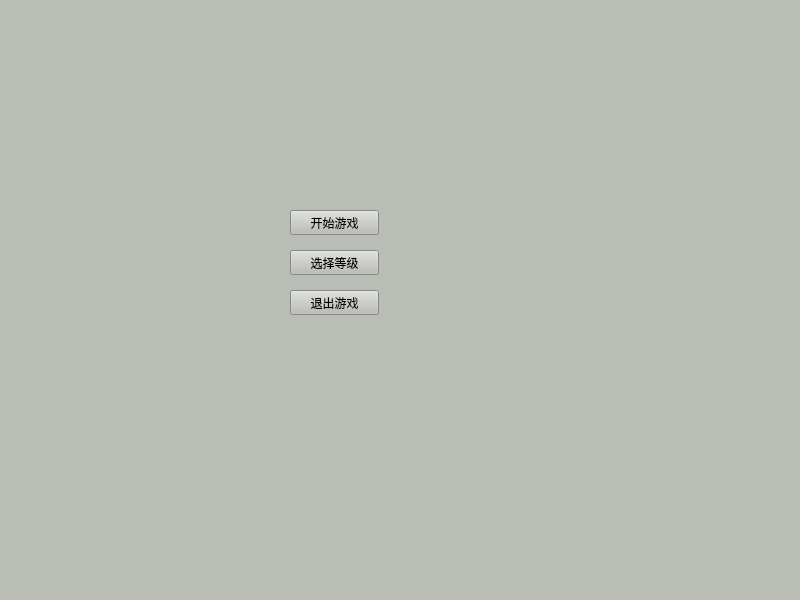
<?xml version="1.0" encoding="UTF-8"?>
<ui version="4.0">
 <class>Widget</class>
 <widget class="QWidget" name="Widget">
  <property name="geometry">
   <rect>
    <x>0</x>
    <y>0</y>
    <width>800</width>
    <height>600</height>
   </rect>
  </property>
  <property name="contextMenuPolicy">
   <enum>Qt::NoContextMenu</enum>
  </property>
  <property name="windowTitle">
   <string>Widget</string>
  </property>
  <property name="styleSheet">
   <string notr="true">background-color: rgb(186, 189, 182);</string>
  </property>
  <widget class="QPushButton" name="startgame">
   <property name="geometry">
    <rect>
     <x>290</x>
     <y>210</y>
     <width>89</width>
     <height>25</height>
    </rect>
   </property>
   <property name="styleSheet">
    <string notr="true">background-color: rgb(239, 41, 41);
QPushButton press:
{
	background-color: rgb(164, 0, 0);
}</string>
   </property>
   <property name="text">
    <string>开始游戏</string>
   </property>
  </widget>
  <widget class="QPushButton" name="gamelevel">
   <property name="geometry">
    <rect>
     <x>290</x>
     <y>250</y>
     <width>89</width>
     <height>25</height>
    </rect>
   </property>
   <property name="contextMenuPolicy">
    <enum>Qt::ActionsContextMenu</enum>
   </property>
   <property name="styleSheet">
    <string notr="true">background-color: rgb(239, 41, 41);
QPushButton press:
{
	background-color: rgb(164, 0, 0);
}</string>
   </property>
   <property name="text">
    <string>选择等级</string>
   </property>
  </widget>
  <widget class="QPushButton" name="exitgame">
   <property name="geometry">
    <rect>
     <x>290</x>
     <y>290</y>
     <width>89</width>
     <height>25</height>
    </rect>
   </property>
   <property name="styleSheet">
    <string notr="true">background-color: rgb(239, 41, 41);
QPushButton press:
{
	background-color: rgb(164, 0, 0);
}</string>
   </property>
   <property name="text">
    <string>退出游戏</string>
   </property>
  </widget>
 </widget>
 <layoutdefault spacing="6" margin="11"/>
 <resources/>
 <connections/>
</ui>
